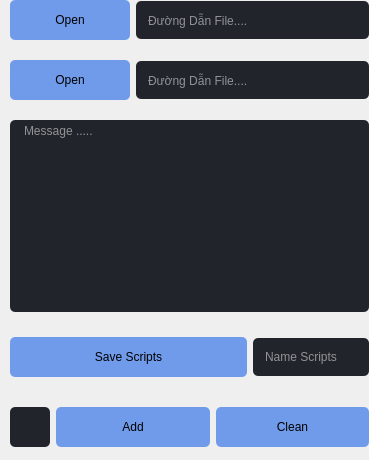
                       <widget class="QWidget" name="stackedWidget_19Page1">
                        <property name="styleSheet">
                         <string notr="true">QPlainTextEdit {
font: 10pt &quot;Alata&quot;;
background-color: rgb(52, 59, 72);
color: rgb(255, 255, 255);
	border-radius: 5px;

	padding-left: 10px;
}
QPlainTextEdit:hover {
	border: 2px solid rgb(64, 71, 88);
}
QPlainTextEdit:focus {
	border: 2px solid rgb(91, 101, 124);
}</string>
                        </property>
                        <layout class="QVBoxLayout" name="verticalLayout_16">
                         <property name="spacing">
                          <number>20</number>
                         </property>
                         <property name="leftMargin">
                          <number>10</number>
                         </property>
                         <property name="topMargin">
                          <number>0</number>
                         </property>
                         <property name="rightMargin">
                          <number>0</number>
                         </property>
                         <property name="bottomMargin">
                          <number>8</number>
                         </property>
                         <item alignment="Qt::AlignTop">
                          <widget class="QWidget" name="widget_54" native="true">
                           <layout class="QHBoxLayout" name="horizontalLayout_42">
                            <property name="leftMargin">
                             <number>0</number>
                            </property>
                            <property name="topMargin">
                             <number>0</number>
                            </property>
                            <property name="rightMargin">
                             <number>0</number>
                            </property>
                            <property name="bottomMargin">
                             <number>0</number>
                            </property>
                            <item>
                             <widget class="QPushButton" name="pushButton_42">
                              <property name="minimumSize">
                               <size>
                                <width>120</width>
                                <height>40</height>
                               </size>
                              </property>
                              <property name="maximumSize">
                               <size>
                                <width>16777215</width>
                                <height>16777215</height>
                               </size>
                              </property>
                              <property name="styleSheet">
                               <string notr="true">QPushButton:pressed {
font: 10pt &quot;Alata&quot;;
    background-color: qlineargradient(spread:pad, x1:0, y1:0, x2:0, y2:1,   stop:0 rgba(60, 186, 162, 255), stop:1 rgba(98, 211, 162, 255))
}
QPushButton {
   
	background-color: rgb(111, 155, 234);
     border-radius: 5px;
}

QPushButton:disabled {
    background-color: rgb(170, 170, 127)
}</string>
                              </property>
                              <property name="text">
                               <string>Open</string>
                              </property>
                             </widget>
                            </item>
                            <item>
                             <widget class="QLineEdit" name="lineEdit_22">
                              <property name="minimumSize">
                               <size>
                                <width>0</width>
                                <height>38</height>
                               </size>
                              </property>
                              <property name="styleSheet">
                               <string notr="true">
QLineEdit {
background-color: rgb(33, 37, 43);
font: 9pt &quot;Alata&quot;;
color: rgb(255, 255, 255);
	border-radius: 5px;

	padding-left: 10px;
}
QLineEdit:hover {
	border: 2px solid rgb(64, 71, 88);
}
QLineEdit:focus {
	border: 2px solid rgb(91, 101, 124);
}</string>
                              </property>
                              <property name="placeholderText">
                               <string>Đường Dẫn File....</string>
                              </property>
                             </widget>
                            </item>
                           </layout>
                          </widget>
                         </item>
                         <item alignment="Qt::AlignTop">
                          <widget class="QWidget" name="widget_55" native="true">
                           <layout class="QHBoxLayout" name="horizontalLayout_43">
                            <property name="leftMargin">
                             <number>0</number>
                            </property>
                            <property name="topMargin">
                             <number>0</number>
                            </property>
                            <property name="rightMargin">
                             <number>0</number>
                            </property>
                            <property name="bottomMargin">
                             <number>0</number>
                            </property>
                            <item>
                             <widget class="QPushButton" name="pushButton_43">
                              <property name="minimumSize">
                               <size>
                                <width>120</width>
                                <height>40</height>
                               </size>
                              </property>
                              <property name="maximumSize">
                               <size>
                                <width>16777215</width>
                                <height>16777215</height>
                               </size>
                              </property>
                              <property name="styleSheet">
                               <string notr="true">QPushButton:pressed {
font: 10pt &quot;Alata&quot;;
    background-color: qlineargradient(spread:pad, x1:0, y1:0, x2:0, y2:1,   stop:0 rgba(60, 186, 162, 255), stop:1 rgba(98, 211, 162, 255))
}
QPushButton {
   
	background-color: rgb(111, 155, 234);
     border-radius: 5px;
}

QPushButton:disabled {
    background-color: rgb(170, 170, 127)
}</string>
                              </property>
                              <property name="text">
                               <string>Open</string>
                              </property>
                             </widget>
                            </item>
                            <item>
                             <widget class="QLineEdit" name="lineEdit_23">
                              <property name="minimumSize">
                               <size>
                                <width>0</width>
                                <height>38</height>
                               </size>
                              </property>
                              <property name="styleSheet">
                               <string notr="true">
QLineEdit {
background-color: rgb(33, 37, 43);
font: 9pt &quot;Alata&quot;;
color: rgb(255, 255, 255);
	border-radius: 5px;

	padding-left: 10px;
}
QLineEdit:hover {
	border: 2px solid rgb(64, 71, 88);
}
QLineEdit:focus {
	border: 2px solid rgb(91, 101, 124);
}</string>
                              </property>
                              <property name="placeholderText">
                               <string>Đường Dẫn File....</string>
                              </property>
                             </widget>
                            </item>
                           </layout>
                          </widget>
                         </item>
                         <item>
                          <widget class="QWidget" name="widget_19" native="true">
                           <layout class="QHBoxLayout" name="horizontalLayout_44">
                            <property name="leftMargin">
                             <number>0</number>
                            </property>
                            <property name="topMargin">
                             <number>0</number>
                            </property>
                            <property name="rightMargin">
                             <number>0</number>
                            </property>
                            <property name="bottomMargin">
                             <number>0</number>
                            </property>
                            <item>
                             <widget class="QPlainTextEdit" name="plainTextEdit_10">
                              <property name="styleSheet">
                               <string notr="true">background-color: rgb(33, 37, 43);</string>
                              </property>
                              <property name="placeholderText">
                               <string>Message .....</string>
                              </property>
                             </widget>
                            </item>
                           </layout>
                          </widget>
                         </item>
                         <item>
                          <widget class="QWidget" name="widget_23" native="true">
                           <property name="minimumSize">
                            <size>
                             <width>0</width>
                             <height>50</height>
                            </size>
                           </property>
                           <layout class="QHBoxLayout" name="horizontalLayout_47">
                            <property name="leftMargin">
                             <number>0</number>
                            </property>
                            <property name="topMargin">
                             <number>0</number>
                            </property>
                            <property name="rightMargin">
                             <number>0</number>
                            </property>
                            <property name="bottomMargin">
                             <number>0</number>
                            </property>
                            <item>
                             <widget class="QPushButton" name="pushButton_45">
                              <property name="minimumSize">
                               <size>
                                <width>237</width>
                                <height>40</height>
                               </size>
                              </property>
                              <property name="styleSheet">
                               <string notr="true">QPushButton:pressed {
font: 10pt &quot;Alata&quot;;
    background-color: qlineargradient(spread:pad, x1:0, y1:0, x2:0, y2:1,   stop:0 rgba(60, 186, 162, 255), stop:1 rgba(98, 211, 162, 255))
}
QPushButton {
   
	background-color: rgb(111, 155, 234);
     border-radius: 5px;
}

QPushButton:disabled {
    background-color: rgb(170, 170, 127)
}</string>
                              </property>
                              <property name="text">
                               <string>Save Scripts</string>
                              </property>
                             </widget>
                            </item>
                            <item>
                             <widget class="QLineEdit" name="lineEdit_25">
                              <property name="minimumSize">
                               <size>
                                <width>0</width>
                                <height>38</height>
                               </size>
                              </property>
                              <property name="styleSheet">
                               <string notr="true">
QLineEdit {
background-color: rgb(33, 37, 43);
font: 9pt &quot;Alata&quot;;
color: rgb(255, 255, 255);
	border-radius: 5px;

	padding-left: 10px;
}
QLineEdit:hover {
	border: 2px solid rgb(64, 71, 88);
}
QLineEdit:focus {
	border: 2px solid rgb(91, 101, 124);
}</string>
                              </property>
                              <property name="placeholderText">
                               <string>Name Scripts</string>
                              </property>
                             </widget>
                            </item>
                           </layout>
                          </widget>
                         </item>
                         <item>
                          <widget class="QWidget" name="widget_20" native="true">
                           <property name="minimumSize">
                            <size>
                             <width>0</width>
                             <height>50</height>
                            </size>
                           </property>
                           <property name="styleSheet">
                            <string notr="true">QPushButton:pressed {
font: 10pt &quot;Alata&quot;;
    background-color: qlineargradient(spread:pad, x1:0, y1:0, x2:0, y2:1,   stop:0 rgba(60, 186, 162, 255), stop:1 rgba(98, 211, 162, 255))
}
QPushButton {
   
	background-color: rgb(111, 155, 234);
     border-radius: 5px;
}

QPushButton:disabled {
    background-color: rgb(170, 170, 127)
}</string>
                           </property>
                           <layout class="QHBoxLayout" name="horizontalLayout_46">
                            <property name="leftMargin">
                             <number>0</number>
                            </property>
                            <property name="topMargin">
                             <number>0</number>
                            </property>
                            <property name="rightMargin">
                             <number>0</number>
                            </property>
                            <property name="bottomMargin">
                             <number>0</number>
                            </property>
                            <item>
                             <widget class="QPushButton" name="pushButton_32">
                              <property name="minimumSize">
                               <size>
                                <width>40</width>
                                <height>40</height>
                               </size>
                              </property>
                              <property name="maximumSize">
                               <size>
                                <width>40</width>
                                <height>40</height>
                               </size>
                              </property>
                              <property name="styleSheet">
                               <string notr="true">background-color: rgb(33, 37, 43);</string>
                              </property>
                              <property name="text">
                               <string/>
                              </property>
                              <property name="icon">
                               <iconset resource="F:/tool_telegram_pro/res.qrc">
                                <normaloff>:/16x16/Assets/icon_16x16/6737974021623860963-128.png</normaloff>:/16x16/Assets/icon_16x16/6737974021623860963-128.png</iconset>
                              </property>
                             </widget>
                            </item>
                            <item>
                             <widget class="QPushButton" name="pushButton_29">
                              <property name="minimumSize">
                               <size>
                                <width>0</width>
                                <height>40</height>
                               </size>
                              </property>
                              <property name="styleSheet">
                               <string notr="true"/>
                              </property>
                              <property name="text">
                               <string>Add</string>
                              </property>
                             </widget>
                            </item>
                            <item>
                             <widget class="QPushButton" name="pushButton_44">
                              <property name="minimumSize">
                               <size>
                                <width>0</width>
                                <height>40</height>
                               </size>
                              </property>
                              <property name="text">
                               <string>Clean</string>
                              </property>
                             </widget>
                            </item>
                           </layout>
                          </widget>
                         </item>
                        </layout>
                       </widget>
